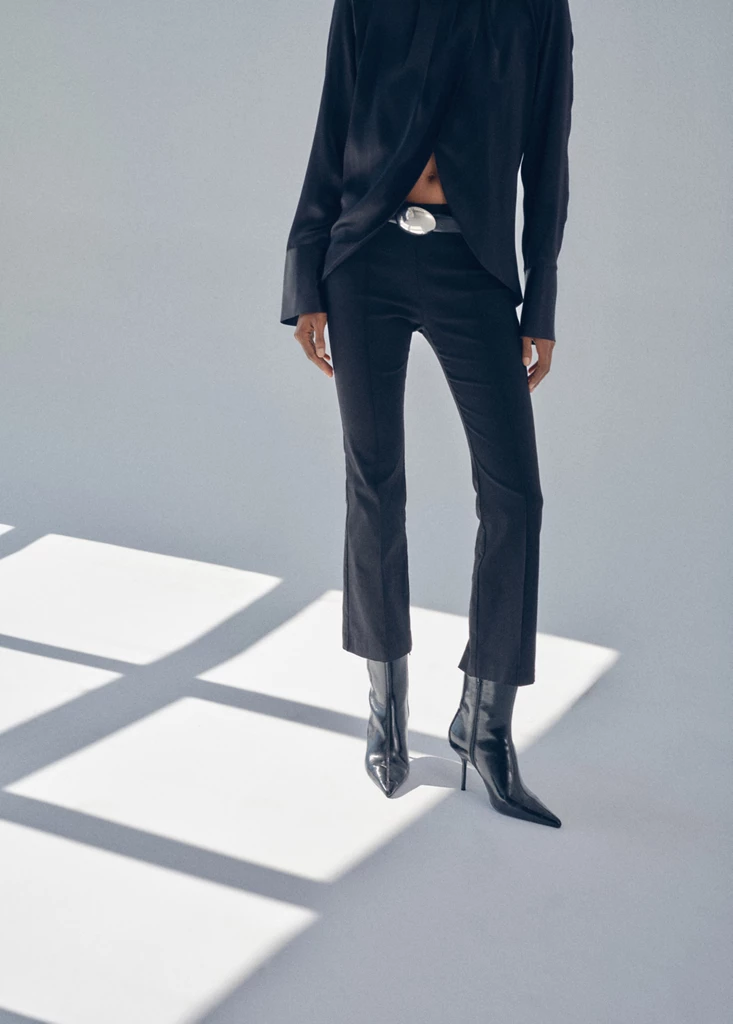
#> input picture data/diag_images/mango37096012_0_4cbf01d64f08.webp, 733 x 1024 px
$ python -i image_downloader.py   (imports and definitions only)
#> lines starting #> are read from the running program, lines starting #| are printed output that depends on the picture
"""Image downloader module for downloading product images locally.

Per SRS FR-5 and SDD §3.6.
Downloads remote product images to local storage (data/images/) so publishers (Telegram, etc.)
can upload them directly as multipart binary files instead of relying on external CDNs.
"""

import hashlib
import logging
from pathlib import Path
import re
from typing import NamedTuple, Optional
from urllib.parse import parse_qsl, urlsplit, urlunsplit, urlencode
import httpx

from core.store_platforms import is_inditex_cdn

from core.gallery import is_product_angle

logger = logging.getLogger(__name__)

# Storefront CDNs default to a thumbnail. These widths are the sharp rendition
# each CDN still serves, and they stay under the publisher upload limits.
INDITEX_WIDTH = 2048
MANGO_WIDTH = 2048
HM_WIDTH = 2160
_INDITEX_PATH_WIDTH = re.compile(r"/w/(\d+)(?=/)")

DEFAULT_IMAGE_DIR = Path("data/images")

BROWSER_HEADERS = {
    "User-Agent": (
        "Mozilla/5.0 (Windows NT 10.0; Win64; x64) AppleWebKit/537.36 "
        "(KHTML, like Gecko) Chrome/128.0.0.0 Safari/537.36"
    ),
    "Accept": "image/webp,image/png,image/jpeg,image/*;q=0.8",
    "Accept-Language": "en-US,en;q=0.9",
    "Sec-Ch-Ua": '"Chromium";v="128", "Not;A=Brand";v="24", "Google Chrome";v="128"',
    "Sec-Ch-Ua-Mobile": "?0",
    "Sec-Ch-Ua-Platform": '"Windows"',
}


def sanitize_filename(name: str) -> str:
    """Strip unsafe filesystem characters from filename."""
    return re.sub(r'[^a-zA-Z0-9_\-\.]', '_', name)


# [83 lines left out: functions high_resolution_image_url, download_candidates, _decodes_as_image, _upgrade_inditex, _raise_inditex_width, _raise_query_int, not called in this run]


OUTLINE_SIZE = 64
# The same shot served twice (another size, another JPEG quality, a slightly
# different exposure) differs by a couple of grey levels on average and almost
# nowhere by more. Front and back of one dress share the silhouette, the
# backdrop and the colour, and differ only in a neckline, buttons or a zip, so
# both the average and the share of clearly changed pixels must be tiny before
# a photo is dropped. When in doubt the photo is kept: a missing angle costs the
# post more than a repeated one.
MAX_OUTLINE_DIFFERENCE = 4.0
CHANGED_PIXEL_LEVEL = 64
MAX_CHANGED_SHARE = 0.001
# The outline ignores brightness, so this keeps one pose in two colourways apart.
MAX_COLOR_GAP = 120
MAX_ASPECT_GAP = 0.03


class _Fingerprint(NamedTuple):
    color: tuple[int, int, int]
    outline: bytes
    aspect: float


# [27 lines left out: functions unique_images, _content_hash, not called in this run]


def _image_fingerprint(path: Path) -> _Fingerprint | None:
    """Average color plus a brightness-normalised outline, so a re-encode matches and a new angle does not."""
    try:
        from PIL import Image, ImageOps

        with Image.open(path) as image:
#> image is the input picture: PIL image 733x1024 RGB; mean R, G, B 155.1, 161.2, 168.6
            width, height = image.size
#> width = 733; height = 1024
            small = flatten_to_rgb(image).resize((OUTLINE_SIZE, OUTLINE_SIZE), Image.Resampling.BOX)
#> in flatten_to_rgb, `has_alpha = image.mode in ("RGBA", "LA", "PA") or (image.mode == "P" a..`: has_alpha = False
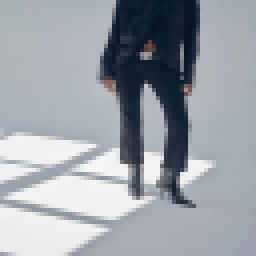
#> small: PIL image 64x64 RGB (shown 4 times larger); mean R, G, B 155.1, 161.2, 168.6
            outline = ImageOps.autocontrast(small.convert("L")).tobytes()
            raw = small.tobytes()
    except Exception:
        return None
    if not raw or not outline or not height:
        return None
    count = len(raw) // 3
#> count = 4096
    mean = [sum(raw[channel::3]) // count for channel in range(3)]
#> mean = [155, 161, 168]
    return _Fingerprint((mean[0], mean[1], mean[2]), outline, width / height)


# [11 lines left out: function _same_picture, not called in this run]


# Cut-out product shots come with a transparent background. Dropping the alpha
# channel shows whatever colour the store left under it (often white, so a white
# trainer vanishes); stores show such shots on a light grey, and so does the post.
CUTOUT_BACKGROUND = (242, 242, 242)
# A photo whose pixels all sit within a few grey levels of each other is a
# placeholder, an empty canvas or a failed render, never a product.
BLANK_SPREAD = 3
BLANK_STDDEV = 2.0


def flatten_to_rgb(image):
    """RGB copy of an image, with any transparency laid over the light grey backdrop."""
    from PIL import Image

    if image.mode in _WIDE_MODES:
        image = _eight_bit_grey(image)
    has_alpha = image.mode in ("RGBA", "LA", "PA") or (image.mode == "P" and "transparency" in image.info)
    if has_alpha:
        rgba = image.convert("RGBA")
        backdrop = Image.new("RGBA", rgba.size, CUTOUT_BACKGROUND + (255,))
        backdrop.alpha_composite(rgba)
        return backdrop.convert("RGB")
    return image if image.mode == "RGB" else image.convert("RGB")


# 16-bit, 32-bit and float pictures; Pillow clips them to white when it converts them directly.
_WIDE_MODES = ("I", "I;16", "I;16L", "I;16B", "I;16N", "F")


# [90 lines left out: functions _eight_bit_grey, is_blank_image, _object_on_plain_backdrop, is_material_or_color_swatch, not called in this run]


# Telegram accepts a photo up to 10 MB. Scale the long edge only when the file
# would not fit; never cover-crop, so the garment stays in frame.
TELEGRAM_MAX_EDGE = 2560
TELEGRAM_MAX_BYTES = 9_500_000


# [43 lines left out: functions prepare_original_jpeg, _fit_long_edge, _save_under_limit, not called in this run]


class ImageDownloader:
    """Downloads remote product photos to local disk storage."""

    # [122 lines left out: functions __init__, download, _cached_image, _fetch_image, download_all, not called in this run]

>>> result = _image_fingerprint('../data/diag_images/mango37096012_0_4cbf01d64f08.webp')

$ run again, on data/diag_images/mango37096012_1_c518bcba126a.webp
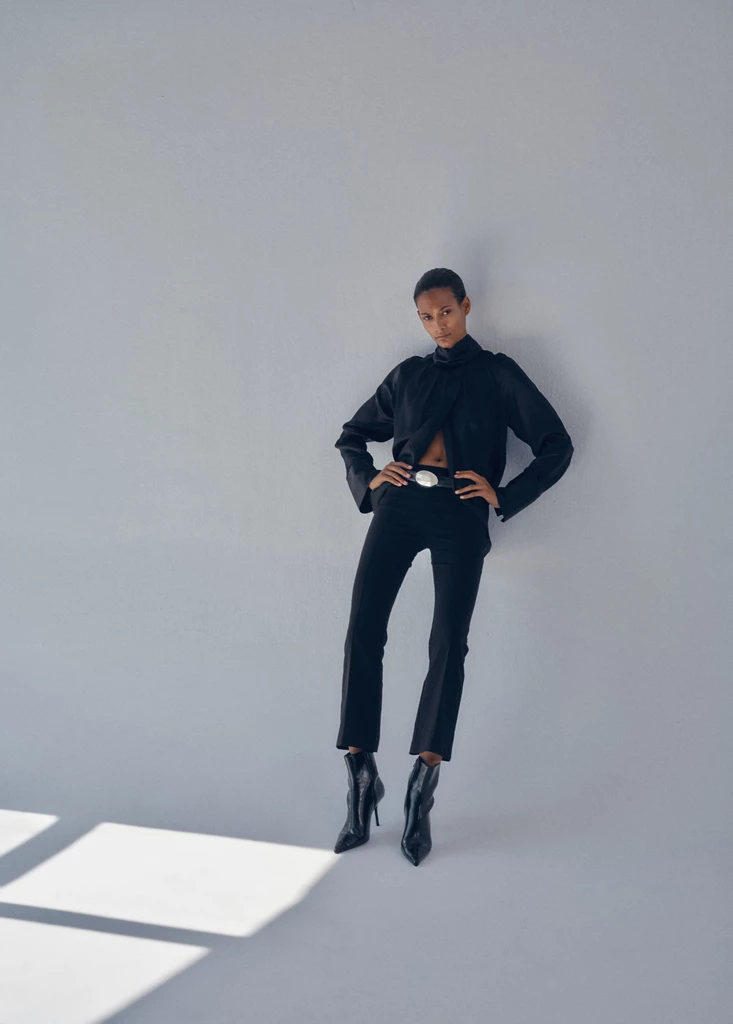
#> input picture data/diag_images/mango37096012_1_c518bcba126a.webp, 733 x 1024 px
#> in _image_fingerprint, image is the input picture: PIL image 733x1024 RGB; mean R, G, B 153.8, 158.7, 166.1
#> has_alpha = False
#> in _image_fingerprint, `small = flatten_to_rgb(image).resize((OUTLINE_SIZE, OUTLINE_SIZE), Ima..`:
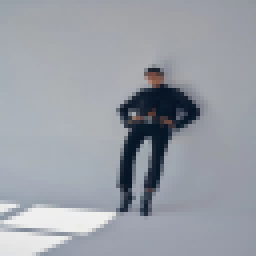
#> small: PIL image 64x64 RGB (shown 4 times larger); mean R, G, B 153.8, 158.7, 166.1
#> count = 4096
#> mean = [153, 158, 166]

$ run again, on data/diag_images/mango37096012_3_3248ad406cf4.webp
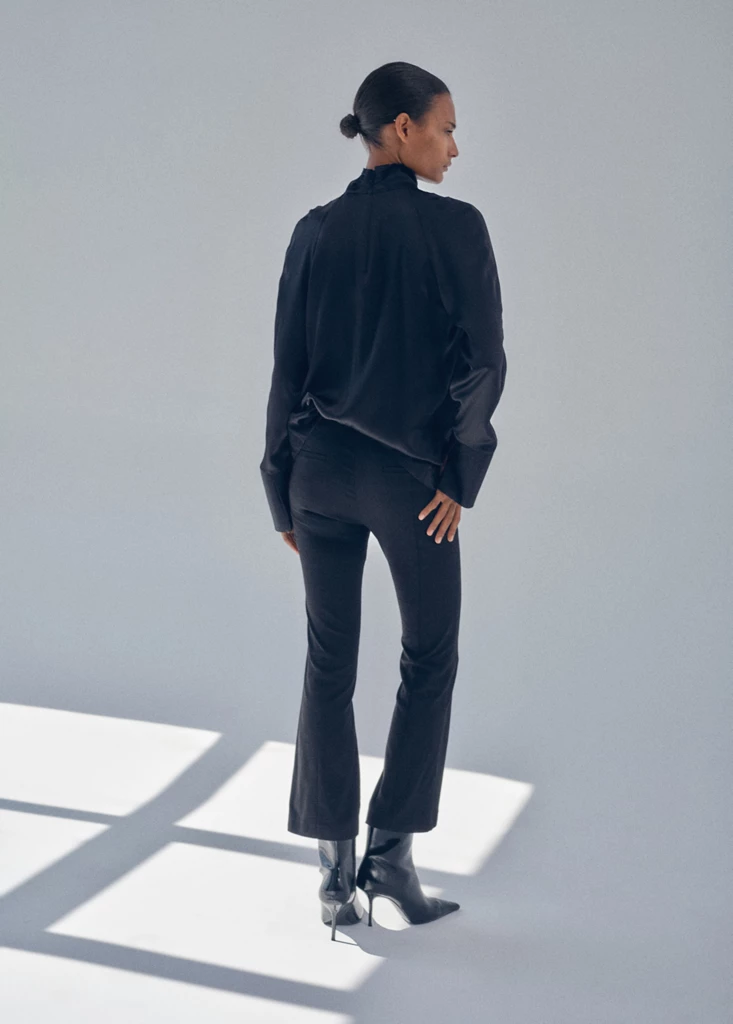
#> input picture data/diag_images/mango37096012_3_3248ad406cf4.webp, 733 x 1024 px
#> in _image_fingerprint, image is the input picture: PIL image 733x1024 RGB; mean R, G, B 154.4, 160.2, 167.8
#> has_alpha = False
#> in _image_fingerprint, `small = flatten_to_rgb(image).resize((OUTLINE_SIZE, OUTLINE_SIZE), Ima..`:
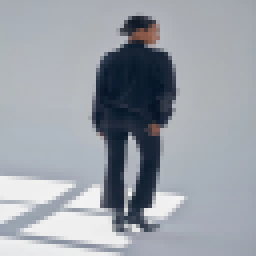
#> small: PIL image 64x64 RGB (shown 4 times larger); mean R, G, B 154.5, 160.3, 167.8
#> count = 4096
#> mean = [154, 160, 167]
